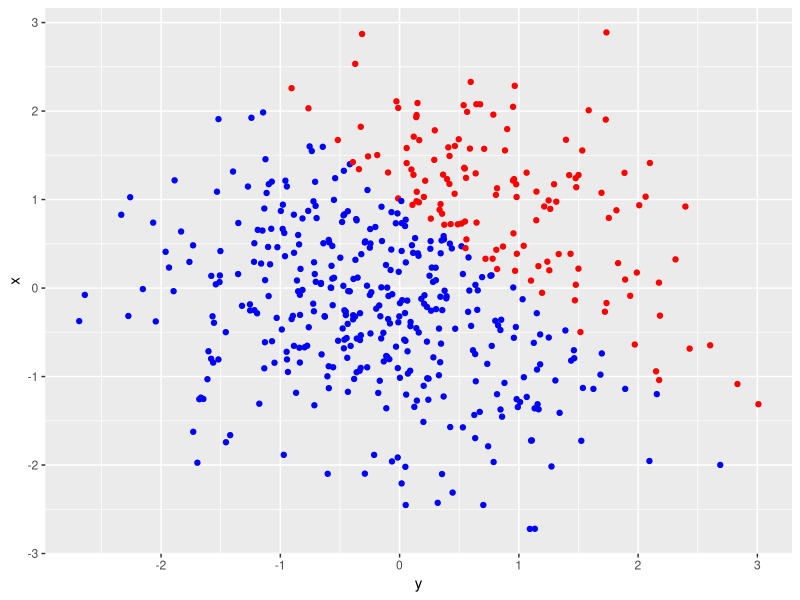

The R script that drew this image:
## ---- chunk 1

knitr::opts_chunk$set(echo = TRUE, eval = TRUE)
library(tidyverse)  ## loads tidyverse package; if not installed, use install(tidyverse) prior

## ---- chunk 2

## Seed used for reproducibility.
set.seed(2)


## Creates a data-frame that is composed of vectors below
prob1_df <- tibble(
  sample = rnorm(8),                              ## Vector for random normal-distributed sample of size 8
  vec_logic = sample > 0,                         ## Logical vector that evaluates if elements in sample > 0
  vec_char = c("GitHub", "is", "super",           ## Character vector with 8 variables ("length == 8")
               "interesting", "and", "awesome", 
               "I", "can't even..."),
  vec_fac = factor(c("corn", "not corn", "corn",  ## Factor vector size 8 with 3 levels: "corn", 
              "maybe corn", "corn", "maybe corn", ## "maybe corn", "not corn"
              "corn", "not corn"))
)


## pull() function pulls the vectors inside prob1_df and turns it into usable variables outside the df. This is 
## inconvenient at this point but makes downstream access to these vectors easier. 
## Using prob1_df$vector was considered bad syntax and was not utilized
var_sample <- pull(prob1_df, sample)
var_vec_logic <- pull(prob1_df, vec_logic)
var_vec_char <- pull(prob1_df, vec_char)
var_vec_fac <- pull(prob1_df, vec_fac)


## Takes the mean for each vectors
mean(var_sample)
mean(var_vec_logic)
mean(var_vec_char)
mean(var_vec_fac)

## ---- chunk 3

as.numeric(var_vec_logic) * var_sample      ## Convert logical vector to numeric then multiplied with sample
as.factor(var_vec_logic) * var_sample       ## Convert logical vector to factor then multiplied with sample
as.numeric(as.factor(var_vec_logic)) * var_sample ## Convert logical vector to factor then numeric then multiplied                                                       with sample

## ---- chunk 4

prob2_df <- tibble(
  x = rnorm(500),                ## Vector 1 of random normal distribution sample; size 500 
  y = rnorm(500),                ## Vector 2 of random normal distribution sample; size 500 
  xy_logic = (x + y) > 1,        ## Logical vector that evaluates the argument x + y > 1
  xy_num = as.numeric(xy_logic), ## Vector that coerces xy_logic to be numeric vector
  xy_fac = as.factor(xy_logic)   ## Vector that coerces xy_logic to a factor vector
)


## pulls variable from prob2_df out of the df so it's usable outside
var_x <- pull(prob2_df, x)
var_xy_logic <- pull(prob2_df, xy_logic)

## ---- chunk 5

ggplot(data = prob2_df) + 
  geom_point(aes(x = y, y = x), col = ifelse(var_xy_logic == TRUE, "red", "blue"))

